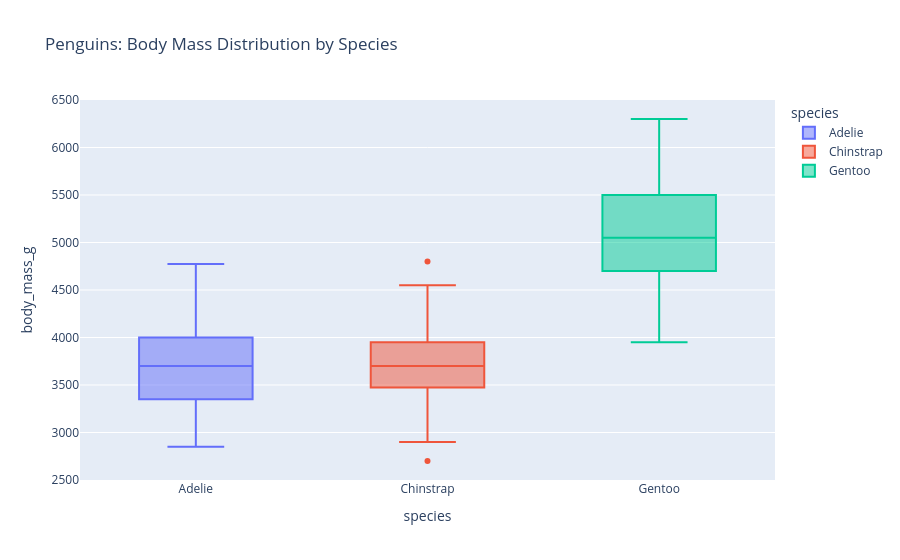

Here is the notebook cell this chart was saved with:
### Code cell
# Box Plot: Body Mass-ის განაწილება სხვადასხვა სახეობის მიხედვით
fig_box = px.box(
    df,
    x="species",
    y="body_mass_g",
    color="species",
    title="Penguins: Body Mass Distribution by Species"
)
fig_box.show()

### Figure 1 — Plotly figure (JSON) as saved in the notebook; plotly's stock layout.template omitted (floating-point values rounded to 4 significant figures; data arrays with more than 128 entries replaced by an {"elided": "..."} marker saying what was removed)
{"data": [{"alignmentgroup": "True", "hovertemplate": "species=%{x}<br>body_mass_g=%{y}<extra></extra>", "legendgroup": "Adelie", "marker": {"color": "#636efa"}, "name": "Adelie", "notched": false, "offsetgroup": "Adelie", "orientation": "v", "showlegend": true, "type": "box", "x": {"elided": "146 str values"}, "x0": " ", "xaxis": "x", "y": {"elided": "146 float values"}, "y0": " ", "yaxis": "y"}, {"alignmentgroup": "True", "hovertemplate": "species=%{x}<br>body_mass_g=%{y}<extra></extra>", "legendgroup": "Chinstrap", "marker": {"color": "#EF553B"}, "name": "Chinstrap", "notched": false, "offsetgroup": "Chinstrap", "orientation": "v", "showlegend": true, "type": "box", "x": ["Chinstrap", "Chinstrap", "Chinstrap", "Chinstrap", "Chinstrap", "Chinstrap", "Chinstrap", "Chinstrap", "Chinstrap", "Chinstrap", "Chinstrap", "Chinstrap", "Chinstrap", "Chinstrap", "Chinstrap", "Chinstrap", "Chinstrap", "Chinstrap", "Chinstrap", "Chinstrap", "Chinstrap", "Chinstrap", "Chinstrap", "Chinstrap", "Chinstrap", "Chinstrap", "Chinstrap", "Chinstrap", "Chinstrap", "Chinstrap", "Chinstrap", "Chinstrap", "Chinstrap", "Chinstrap", "Chinstrap", "Chinstrap", "Chinstrap", "Chinstrap", "Chinstrap", "Chinstrap", "Chinstrap", "Chinstrap", "Chinstrap", "Chinstrap", "Chinstrap", "Chinstrap", "Chinstrap", "Chinstrap", "Chinstrap", "Chinstrap", "Chinstrap", "Chinstrap", "Chinstrap", "Chinstrap", "Chinstrap", "Chinstrap", "Chinstrap", "Chinstrap", "Chinstrap", "Chinstrap", "Chinstrap", "Chinstrap", "Chinstrap", "Chinstrap", "Chinstrap", "Chinstrap", "Chinstrap", "Chinstrap"], "x0": " ", "xaxis": "x", "y": [3500.0, 3900.0, 3650.0, 3525.0, 3725.0, 3950.0, 3250.0, 3750.0, 4150.0, 3700.0, 3800.0, 3775.0, 3700.0, 4050.0, 3575.0, 4050.0, 3300.0, 3700.0, 3450.0, 4400.0, 3600.0, 3400.0, 2900.0, 3800.0, 3300.0, 4150.0, 3400.0, 3800.0, 3700.0, 4550.0, 3200.0, 4300.0, 3350.0, 4100.0, 3600.0, 3900.0, 3850.0, 4800.0, 2700.0, 4500.0, 3950.0, 3650.0, 3550.0, 3500.0, 3675.0, 4450.0, 3400.0, 4300.0, 3250.0, 3675.0, 3325.0, 3950.0, 3600.0, 4050.0, 3350.0, 3450.0, 3250.0, 4050.0, 3800.0, 3525.0, 3950.0, 3650.0, 3650.0, 4000.0, 3400.0, 3775.0, 4100.0, 3775.0], "y0": " ", "yaxis": "y"}, {"alignmentgroup": "True", "hovertemplate": "species=%{x}<br>body_mass_g=%{y}<extra></extra>", "legendgroup": "Gentoo", "marker": {"color": "#00cc96"}, "name": "Gentoo", "notched": false, "offsetgroup": "Gentoo", "orientation": "v", "showlegend": true, "type": "box", "x": ["Gentoo", "Gentoo", "Gentoo", "Gentoo", "Gentoo", "Gentoo", "Gentoo", "Gentoo", "Gentoo", "Gentoo", "Gentoo", "Gentoo", "Gentoo", "Gentoo", "Gentoo", "Gentoo", "Gentoo", "Gentoo", "Gentoo", "Gentoo", "Gentoo", "Gentoo", "Gentoo", "Gentoo", "Gentoo", "Gentoo", "Gentoo", "Gentoo", "Gentoo", "Gentoo", "Gentoo", "Gentoo", "Gentoo", "Gentoo", "Gentoo", "Gentoo", "Gentoo", "Gentoo", "Gentoo", "Gentoo", "Gentoo", "Gentoo", "Gentoo", "Gentoo", "Gentoo", "Gentoo", "Gentoo", "Gentoo", "Gentoo", "Gentoo", "Gentoo", "Gentoo", "Gentoo", "Gentoo", "Gentoo", "Gentoo", "Gentoo", "Gentoo", "Gentoo", "Gentoo", "Gentoo", "Gentoo", "Gentoo", "Gentoo", "Gentoo", "Gentoo", "Gentoo", "Gentoo", "Gentoo", "Gentoo", "Gentoo", "Gentoo", "Gentoo", "Gentoo", "Gentoo", "Gentoo", "Gentoo", "Gentoo", "Gentoo", "Gentoo", "Gentoo", "Gentoo", "Gentoo", "Gentoo", "Gentoo", "Gentoo", "Gentoo", "Gentoo", "Gentoo", "Gentoo", "Gentoo", "Gentoo", "Gentoo", "Gentoo", "Gentoo", "Gentoo", "Gentoo", "Gentoo", "Gentoo", "Gentoo", "Gentoo", "Gentoo", "Gentoo", "Gentoo", "Gentoo", "Gentoo", "Gentoo", "Gentoo", "Gentoo", "Gentoo", "Gentoo", "Gentoo", "Gentoo", "Gentoo", "Gentoo", "Gentoo", "Gentoo", "Gentoo", "Gentoo"], "x0": " ", "xaxis": "x", "y": [4500.0, 5700.0, 4450.0, 5700.0, 5400.0, 4550.0, 4800.0, 5200.0, 4400.0, 5150.0, 4650.0, 5550.0, 4650.0, 5850.0, 4200.0, 5850.0, 4150.0, 6300.0, 4800.0, 5350.0, 5700.0, 5000.0, 4400.0, 5050.0, 5000.0, 5100.0, 5650.0, 4600.0, 5550.0, 5250.0, 4700.0, 5050.0, 6050.0, 5150.0, 5400.0, 4950.0, 5250.0, 4350.0, 5350.0, 3950.0, 5700.0, 4300.0, 4750.0, 5550.0, 4900.0, 4200.0, 5400.0, 5100.0, 5300.0, 4850.0, 5300.0, 4400.0, 5000.0, 4900.0, 5050.0, 4300.0, 5000.0, 4450.0, 5550.0, 4200.0, 5300.0, 4400.0, 5650.0, 4700.0, 5700.0, 5800.0, 4700.0, 5550.0, 4750.0, 5000.0, 5100.0, 5200.0, 4700.0, 5800.0, 4600.0, 6000.0, 4750.0, 5950.0, 4625.0, 5450.0, 4725.0, 5350.0, 4750.0, 5600.0, 4600.0, 5300.0, 4875.0, 5550.0, 4950.0, 5400.0, 4750.0, 5650.0, 4850.0, 5200.0, 4925.0, 4875.0, 4625.0, 5250.0, 4850.0, 5600.0, 4975.0, 5500.0, 5500.0, 4700.0, 5500.0, 4575.0, 5500.0, 5000.0, 5950.0, 4650.0, 5500.0, 4375.0, 5850.0, 6000.0, 4925.0, 4850.0, 5750.0, 5200.0, 5400.0], "y0": " ", "yaxis": "y"}], "layout": {"boxmode": "overlay", "legend": {"title": {"text": "species"}, "tracegroupgap": 0}, "title": {"text": "Penguins: Body Mass Distribution by Species"}, "xaxis": {"anchor": "y", "categoryarray": ["Adelie", "Chinstrap", "Gentoo"], "categoryorder": "array", "domain": [0, 1], "title": {"text": "species"}}, "yaxis": {"anchor": "x", "domain": [0, 1], "title": {"text": "body_mass_g"}}}}
